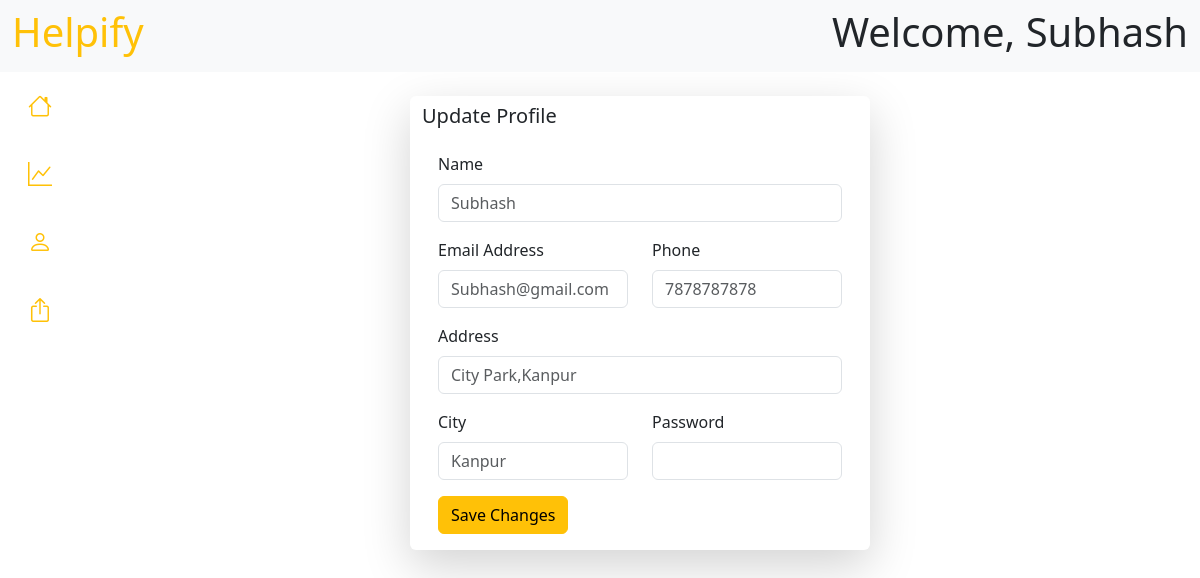
Page /dashboard/profile-setting (signed in) on the committed database.
### backend/models.py (models this page shows, shortened)
class Professional(db.Model, UserMixin):
    __tablename__ = 'professional'
    id = db.Column(db.Integer, primary_key=True, autoincrement=True)
    name = db.Column(db.String, unique=True)
    address = db.Column(db.String)
    email = db.Column(db.String, unique=True)
    password = db.Column(db.String)
    experience = db.Column(db.Integer)
    phone = db.Column(db.String)
    city = db.Column(db.String)
    status = db.Column(db.String)
    resume=db.Column(db.String)
    category_id = db.Column(db.Integer, db.ForeignKey("category.id"))
    all_plans = db.relationship("ServicePlan", backref="professional", cascade="all, delete-orphan")
    assigned_booking = db.relationship("Booking", backref="professional", cascade="all, delete-orphan")

### backend/routes.py (the view, shortened to what this page needs)
@app.route("/dashboard/profile-setting",methods=["GET","POST"])
def profile_setting():
    if request.method=="GET" and isinstance(current_user,Admin):
        return render_template("/Admin/profilesetting.html",cu=current_user)
    elif request.method=="GET" and isinstance(current_user,User):
        return render_template("/Customer/profilesetting.html",cu=current_user)
    elif request.method=="GET" and isinstance(current_user,Professional):
        return render_template("/ServiceProfessional/profilesetting.html",cu=current_user)

### templates/ServiceProfessional/profilesetting.html
{% extends "/ServiceProfessional/base.html" %}
{% block content %}
    <main class="flex-grow-1" style="margin-left: 80px; padding: 20px;">
    {% if cu.status=="Active" %}
        <div class="row pt-1">
            <div class="col-md-5 card ms-auto border-0 shadow-lg me-auto">
                <h5 class="mt-2">
                    Update Profile
                </h5>
                <div class="card-body">
                    <form action="/dashboard/profile-setting" method="POST">
                        <div class="mb-3">
                            <label for="username" class="form-label">Name</label>
                            <input type="text" class="form-control" id="username" name = "name" placeholder="{{cu.name}}" >
                        </div>
                        <div class="row mb-3">
                            <div class="col">
                                <label for="email" class="form-label">Email Address</label>
                                <input type="email" class="form-control" id="email" name="email" placeholder="{{cu.email}}" >
                            </div>
                            <div class="col">
                                <label for="email" class="form-label">Phone</label>
                                <input type="email" class="form-control" id="phone" name="phone" placeholder="{{cu.phone}}" >
                            </div>
                        </div>
                        <div class="mb-3">
                            <label for="username" class="form-label">Address</label>
                            <input type="text" class="form-control" id="username" name = "address" placeholder="{{cu.address}}" >
                        </div>
                        <div class="row mb-3">
                            <div class="col">
                                <label for="city" class="form-label">City</label>
                                <input type="text" class="form-control" id="city" name="city" placeholder="{{cu.city}}" >
                            </div>
                            <div class="col">
                                <label for="password" class="form-label">Password</label>
                                <input type="password" class="form-control" id="password" name="password">
                            </div>
                        </div>
                        <button type="submit" class="btn btn-warning ms-auto me-auto">Save Changes</button>
                    </form>
                </div>
            </div>
        </div>
        {% elif cu.status=="Requested" %}
        <div class="card bg-success mt-5">
            <div class="card-body">
                <p class="text-white">Thank You for Register!, your application is in review. Kindly wait for admins response.</p>
            </div>
        </div>
        {% elif cu.status=="Blocked" %}
        <div class="card">
            <div class="card-body">
                <p>Your accoud has been blocked by admin</p>
            </div>
        </div>
        {% endif %}
    </main>
{% endblock %}

### templates/ServiceProfessional/base.html (shortened to what this page needs)
<!DOCTYPE html>
<html lang="en">
<head>
    <link href="https://cdn.jsdelivr.net/npm/bootstrap@5.3.3/dist/css/bootstrap.min.css" rel="stylesheet">
    <link href="https://cdn.jsdelivr.net/npm/bootstrap-icons/font/bootstrap-icons.css" rel="stylesheet">
</head>
<body>
    <nav class="navbar bg-light navbar-light sticky-top">
        <div class="container-fluid">
            <div class="me-auto">
                <h2 class="display-6 text-warning">Helpify</h2>
            </div>
            <div class="ms-auto">
                <h2 class="display-6">Welcome, {{cu.name}}</h2>
            </div>
        </div>
    </nav>
    <div class="d-flex">
        <div class="vh-100 position-fixed" style="width: 80px;">
            <ul class="nav flex-column text-center">
                <li class="nav-item">
                    <a href="/dashboard" class="nav-link py-3 d-flex justify-content-center align-items-center position-relative"
                    data-bs-toggle="tooltip" data-bs-placement="right" title="Dashboard">
                        <i class="bi bi-house text-warning fs-4" ></i>
                    </a>
                </li>
                <li class="nav-item">
                    <a href="/dashboard/statistics" class="nav-link py-3 d-flex justify-content-center align-items-center position-relative"
                    data-bs-toggle="tooltip" data-bs-placement="right" title="Statistics">
                        <i class="bi bi-graph-up text-warning fs-4"></i>
                    </a>
                </li>
                <li class="nav-item ">
                    <a href="/dashboard/profile-setting" class="nav-link py-3 d-flex justify-content-center align-items-center  position-relative"
                    data-bs-toggle="tooltip" data-bs-placement="right" title="Profile">
                        <i class="bi bi-person text-warning fs-4"></i>
                    </a>
                </li>
                <li class="nav-item ">
                    <a href="/logout" class="nav-link py-3 d-flex justify-content-center align-items-center position-relative"
                    data-bs-toggle="tooltip" data-bs-placement="right" title="Grid">
                        <i class="bi bi-box-arrow-up text-warning fs-4"></i>
                    </a>
                </li>
            </ul>
        </div>
        {% block content %}
        {% endblock %}
    </div>
</body>
</html>

### rows in the picture
Professional: name "Subhash", email "Subhash@gmail.com", phone "7878787878", address "City Park,Kanpur", city "Kanpur"
